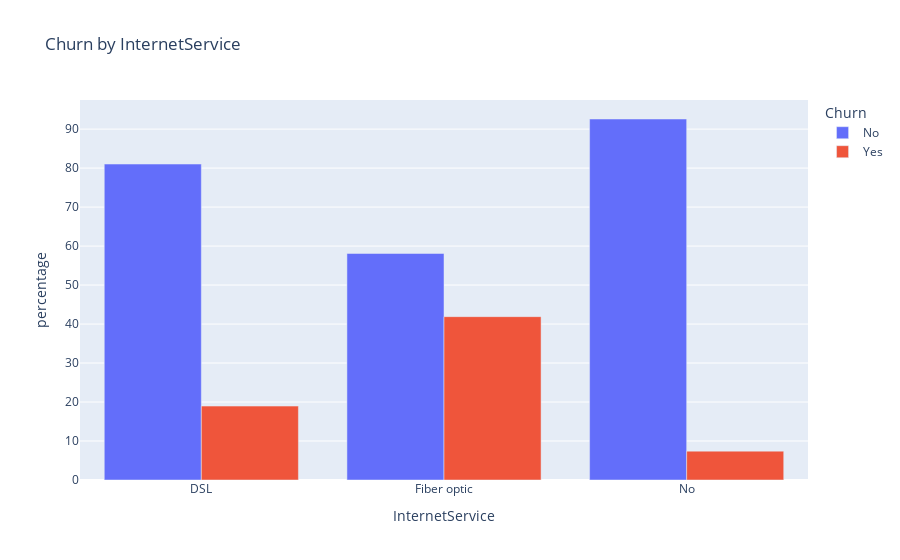
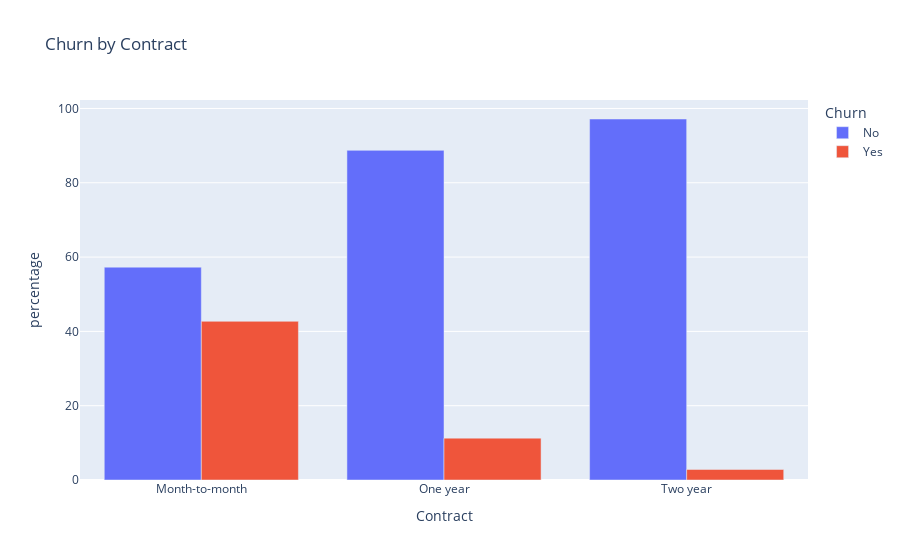
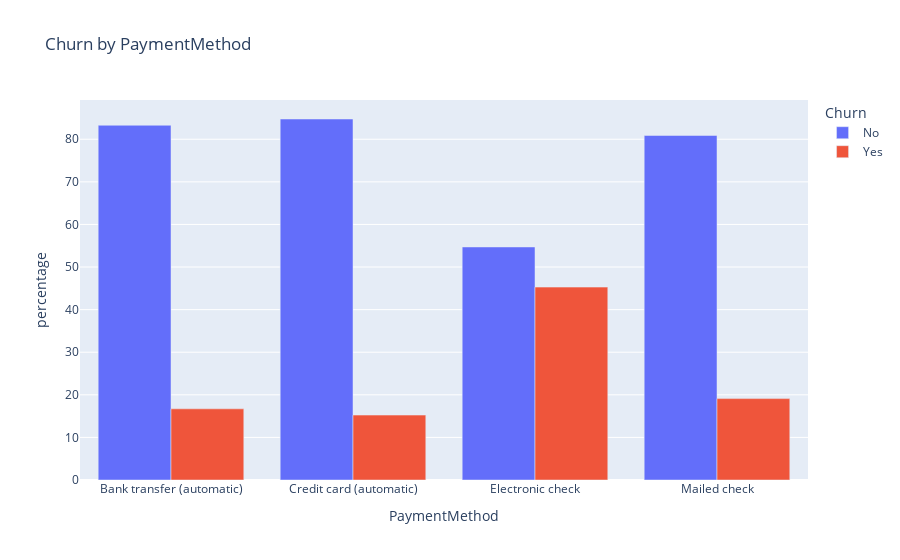

The notebook cell saved with these charts, in order:
### Code cell
# Service Factors
plot_categorical_churn('InternetService')
plot_categorical_churn('Contract')
plot_categorical_churn('PaymentMethod')

### Figure 1 — Plotly figure (JSON) as saved in the notebook; plotly's stock layout.template omitted (floating-point values rounded to 4 significant figures)
{"data": [{"alignmentgroup": "True", "hovertemplate": "Churn=No<br>InternetService=%{x}<br>percentage=%{y}<extra></extra>", "legendgroup": "No", "marker": {"color": "#636efa", "pattern": {"shape": ""}}, "name": "No", "offsetgroup": "No", "orientation": "v", "showlegend": true, "textposition": "auto", "type": "bar", "x": ["DSL", "Fiber optic", "No"], "xaxis": "x", "y": [81.04, 58.11, 92.6], "yaxis": "y"}, {"alignmentgroup": "True", "hovertemplate": "Churn=Yes<br>InternetService=%{x}<br>percentage=%{y}<extra></extra>", "legendgroup": "Yes", "marker": {"color": "#EF553B", "pattern": {"shape": ""}}, "name": "Yes", "offsetgroup": "Yes", "orientation": "v", "showlegend": true, "textposition": "auto", "type": "bar", "x": ["DSL", "Fiber optic", "No"], "xaxis": "x", "y": [18.96, 41.89, 7.405], "yaxis": "y"}], "layout": {"barmode": "group", "legend": {"title": {"text": "Churn"}, "tracegroupgap": 0}, "title": {"text": "Churn by InternetService"}, "xaxis": {"anchor": "y", "domain": [0, 1], "title": {"text": "InternetService"}}, "yaxis": {"anchor": "x", "domain": [0, 1], "title": {"text": "percentage"}}}}

### Figure 2 — Plotly figure (JSON) as saved in the notebook; plotly's stock layout.template omitted (floating-point values rounded to 4 significant figures)
{"data": [{"alignmentgroup": "True", "hovertemplate": "Churn=No<br>Contract=%{x}<br>percentage=%{y}<extra></extra>", "legendgroup": "No", "marker": {"color": "#636efa", "pattern": {"shape": ""}}, "name": "No", "offsetgroup": "No", "orientation": "v", "showlegend": true, "textposition": "auto", "type": "bar", "x": ["Month-to-month", "One year", "Two year"], "xaxis": "x", "y": [57.29, 88.73, 97.17], "yaxis": "y"}, {"alignmentgroup": "True", "hovertemplate": "Churn=Yes<br>Contract=%{x}<br>percentage=%{y}<extra></extra>", "legendgroup": "Yes", "marker": {"color": "#EF553B", "pattern": {"shape": ""}}, "name": "Yes", "offsetgroup": "Yes", "orientation": "v", "showlegend": true, "textposition": "auto", "type": "bar", "x": ["Month-to-month", "One year", "Two year"], "xaxis": "x", "y": [42.71, 11.27, 2.832], "yaxis": "y"}], "layout": {"barmode": "group", "legend": {"title": {"text": "Churn"}, "tracegroupgap": 0}, "title": {"text": "Churn by Contract"}, "xaxis": {"anchor": "y", "domain": [0, 1], "title": {"text": "Contract"}}, "yaxis": {"anchor": "x", "domain": [0, 1], "title": {"text": "percentage"}}}}

### Figure 3 — Plotly figure (JSON) as saved in the notebook; plotly's stock layout.template omitted (floating-point values rounded to 4 significant figures)
{"data": [{"alignmentgroup": "True", "hovertemplate": "Churn=No<br>PaymentMethod=%{x}<br>percentage=%{y}<extra></extra>", "legendgroup": "No", "marker": {"color": "#636efa", "pattern": {"shape": ""}}, "name": "No", "offsetgroup": "No", "orientation": "v", "showlegend": true, "textposition": "auto", "type": "bar", "x": ["Bank transfer (automatic)", "Credit card (automatic)", "Electronic check", "Mailed check"], "xaxis": "x", "y": [83.29, 84.76, 54.71, 80.89], "yaxis": "y"}, {"alignmentgroup": "True", "hovertemplate": "Churn=Yes<br>PaymentMethod=%{x}<br>percentage=%{y}<extra></extra>", "legendgroup": "Yes", "marker": {"color": "#EF553B", "pattern": {"shape": ""}}, "name": "Yes", "offsetgroup": "Yes", "orientation": "v", "showlegend": true, "textposition": "auto", "type": "bar", "x": ["Bank transfer (automatic)", "Credit card (automatic)", "Electronic check", "Mailed check"], "xaxis": "x", "y": [16.71, 15.24, 45.29, 19.11], "yaxis": "y"}], "layout": {"barmode": "group", "legend": {"title": {"text": "Churn"}, "tracegroupgap": 0}, "title": {"text": "Churn by PaymentMethod"}, "xaxis": {"anchor": "y", "domain": [0, 1], "title": {"text": "PaymentMethod"}}, "yaxis": {"anchor": "x", "domain": [0, 1], "title": {"text": "percentage"}}}}
